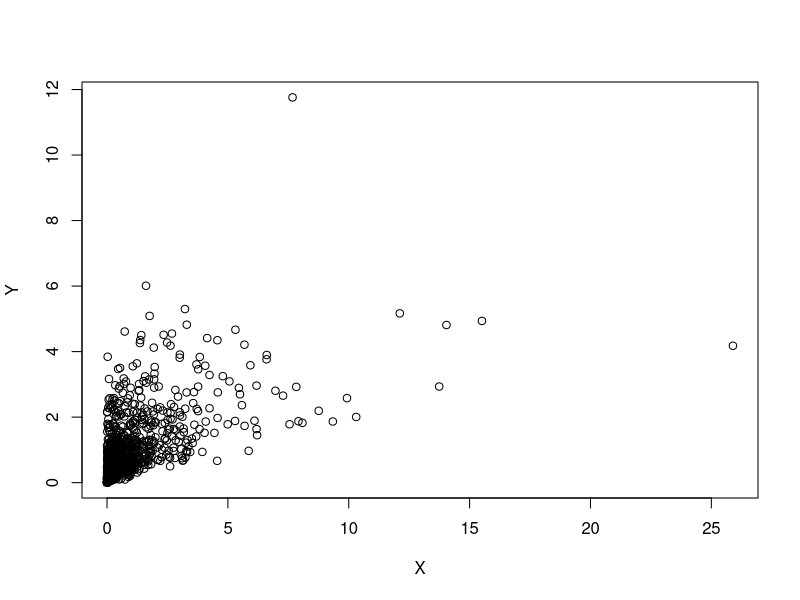
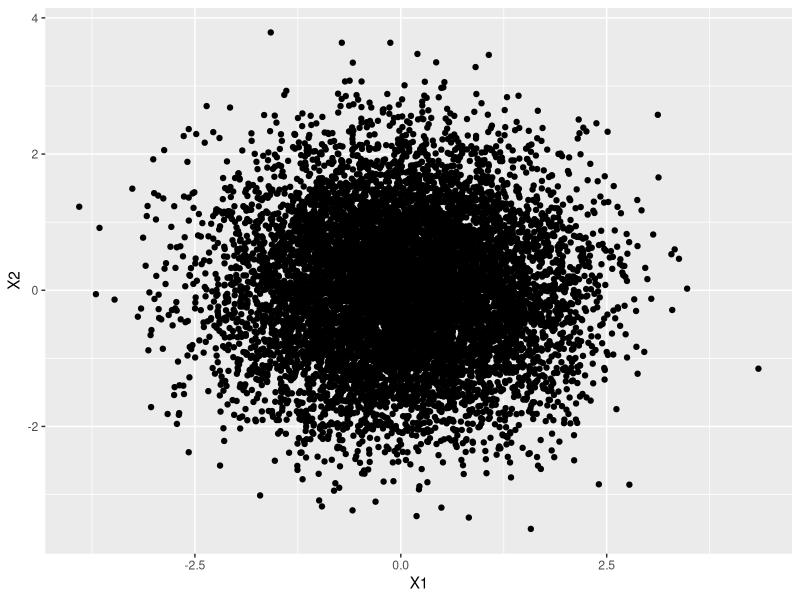

Reproduce these figures in R, in order.
#Parte 1

vec1 <- function(n){
  set.seed(15)
  Y <- rexp(n,1)
  X <- rexp(n,1/Y)
  a <- data.frame(X,Y)
}

plot(vec1(1000))


#Parte 2

#X <- c( rnorm(1,0,1), rnorm(1,0,1) )

set.seed(21)
X <- rnorm(2)

M <- matrix(c(1,0,0,1), nrow=2, ncol=2)

library(ggplot2)

b <- c(0,0)

Y <- M%*%X + b
Y

Y2 <- function(n){
  set.seed(21)
  Y3 <- c()
  for(i in 1:n){
    X <- rnorm(2)
    Y3 <- cbind(Y3, M%*%X + b)
  }
  Y3 <- t(Y3)
  Y3 <- data.frame(Y3)
  return (Y3)
}

g1 <- ggplot(data = Y2(10000), 
             mapping = aes(x = X1,
                           y = X2)) + 
  geom_point()
show(g1)
